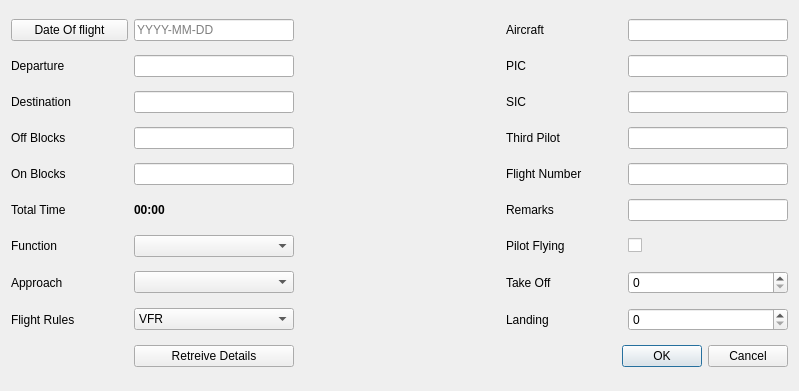
<?xml version="1.0" encoding="UTF-8"?>
<ui version="4.0">
 <class>NewFlightDialog</class>
 <widget class="QDialog" name="NewFlightDialog">
  <property name="geometry">
   <rect>
    <x>0</x>
    <y>0</y>
    <width>799</width>
    <height>391</height>
   </rect>
  </property>
  <property name="windowTitle">
   <string>Add New Flight</string>
  </property>
  <layout class="QGridLayout" name="gridLayout">
   <item row="4" column="2">
    <widget class="QLabel" name="destNameLabel">
     <property name="enabled">
      <bool>false</bool>
     </property>
     <property name="minimumSize">
      <size>
       <width>200</width>
       <height>0</height>
      </size>
     </property>
     <property name="maximumSize">
      <size>
       <width>200</width>
       <height>16777215</height>
      </size>
     </property>
     <property name="font">
      <font>
       <italic>true</italic>
      </font>
     </property>
     <property name="text">
      <string/>
     </property>
    </widget>
   </item>
   <item row="9" column="0">
    <widget class="QLabel" name="functionLabel">
     <property name="text">
      <string>Function</string>
     </property>
    </widget>
   </item>
   <item row="5" column="0">
    <widget class="QLabel" name="tofbLabel">
     <property name="text">
      <string>Off Blocks</string>
     </property>
    </widget>
   </item>
   <item row="2" column="3">
    <widget class="QLabel" name="picLabel">
     <property name="text">
      <string>PIC</string>
     </property>
     <property name="alignment">
      <set>Qt::AlignmentFlag::AlignLeading|Qt::AlignmentFlag::AlignLeft|Qt::AlignmentFlag::AlignVCenter</set>
     </property>
    </widget>
   </item>
   <item row="4" column="1">
    <widget class="QLineEdit" name="destLocationLineEdit">
     <property name="minimumSize">
      <size>
       <width>160</width>
       <height>0</height>
      </size>
     </property>
     <property name="maximumSize">
      <size>
       <width>120</width>
       <height>16777215</height>
      </size>
     </property>
    </widget>
   </item>
   <item row="0" column="3">
    <widget class="QLabel" name="acftLabel">
     <property name="text">
      <string>Aircraft</string>
     </property>
     <property name="alignment">
      <set>Qt::AlignmentFlag::AlignLeading|Qt::AlignmentFlag::AlignLeft|Qt::AlignmentFlag::AlignVCenter</set>
     </property>
    </widget>
   </item>
   <item row="10" column="0">
    <widget class="QLabel" name="approachLabel">
     <property name="text">
      <string>Approach</string>
     </property>
    </widget>
   </item>
   <item row="5" column="3">
    <widget class="QLabel" name="thirdPilotLabel">
     <property name="text">
      <string>Third Pilot</string>
     </property>
     <property name="alignment">
      <set>Qt::AlignmentFlag::AlignLeading|Qt::AlignmentFlag::AlignLeft|Qt::AlignmentFlag::AlignVCenter</set>
     </property>
    </widget>
   </item>
   <item row="2" column="4">
    <widget class="QLineEdit" name="picNameLineEdit">
     <property name="minimumSize">
      <size>
       <width>160</width>
       <height>0</height>
      </size>
     </property>
     <property name="maximumSize">
      <size>
       <width>120</width>
       <height>16777215</height>
      </size>
     </property>
    </widget>
   </item>
   <item row="0" column="0">
    <widget class="QPushButton" name="calendarPushButton">
     <property name="text">
      <string>Date Of flight</string>
     </property>
    </widget>
   </item>
   <item row="2" column="0">
    <widget class="QLabel" name="deptLabel">
     <property name="text">
      <string>Departure</string>
     </property>
    </widget>
   </item>
   <item row="0" column="1">
    <widget class="QLineEdit" name="doftLineEdit">
     <property name="minimumSize">
      <size>
       <width>160</width>
       <height>0</height>
      </size>
     </property>
     <property name="maximumSize">
      <size>
       <width>120</width>
       <height>16777215</height>
      </size>
     </property>
     <property name="placeholderText">
      <string>YYYY-MM-DD</string>
     </property>
    </widget>
   </item>
   <item row="11" column="0">
    <widget class="QLabel" name="flightRulesLabel">
     <property name="text">
      <string>Flight Rules</string>
     </property>
    </widget>
   </item>
   <item row="6" column="0">
    <widget class="QLabel" name="tonbLabel">
     <property name="text">
      <string>On Blocks</string>
     </property>
    </widget>
   </item>
   <item row="5" column="1">
    <widget class="QLineEdit" name="tofbTimeLineEdit">
     <property name="minimumSize">
      <size>
       <width>160</width>
       <height>0</height>
      </size>
     </property>
     <property name="maximumSize">
      <size>
       <width>120</width>
       <height>16777215</height>
      </size>
     </property>
    </widget>
   </item>
   <item row="4" column="3">
    <widget class="QLabel" name="sicLabel">
     <property name="text">
      <string>SIC</string>
     </property>
     <property name="alignment">
      <set>Qt::AlignmentFlag::AlignLeading|Qt::AlignmentFlag::AlignLeft|Qt::AlignmentFlag::AlignVCenter</set>
     </property>
    </widget>
   </item>
   <item row="11" column="3">
    <widget class="QLabel" name="landingLabel">
     <property name="text">
      <string>Landing</string>
     </property>
    </widget>
   </item>
   <item row="6" column="2">
    <widget class="QLabel" name="tonbSpacerLabel">
     <property name="enabled">
      <bool>false</bool>
     </property>
     <property name="minimumSize">
      <size>
       <width>200</width>
       <height>0</height>
      </size>
     </property>
     <property name="maximumSize">
      <size>
       <width>200</width>
       <height>16777215</height>
      </size>
     </property>
     <property name="text">
      <string/>
     </property>
    </widget>
   </item>
   <item row="9" column="1">
    <widget class="QComboBox" name="functionComboBox"/>
   </item>
   <item row="7" column="1">
    <widget class="QLabel" name="tblkDisplayLabel">
     <property name="minimumSize">
      <size>
       <width>160</width>
       <height>0</height>
      </size>
     </property>
     <property name="font">
      <font>
       <bold>true</bold>
      </font>
     </property>
     <property name="text">
      <string>00:00</string>
     </property>
    </widget>
   </item>
   <item row="2" column="1">
    <widget class="QLineEdit" name="deptLocationLineEdit">
     <property name="minimumSize">
      <size>
       <width>160</width>
       <height>0</height>
      </size>
     </property>
     <property name="maximumSize">
      <size>
       <width>120</width>
       <height>16777215</height>
      </size>
     </property>
    </widget>
   </item>
   <item row="7" column="4">
    <widget class="QLineEdit" name="remarksLineEdit">
     <property name="minimumSize">
      <size>
       <width>160</width>
       <height>0</height>
      </size>
     </property>
     <property name="maximumSize">
      <size>
       <width>120</width>
       <height>16777215</height>
      </size>
     </property>
    </widget>
   </item>
   <item row="11" column="1">
    <widget class="QComboBox" name="flightRulesComboBox">
     <item>
      <property name="text">
       <string>VFR</string>
      </property>
     </item>
     <item>
      <property name="text">
       <string>IFR</string>
      </property>
     </item>
    </widget>
   </item>
   <item row="4" column="4">
    <widget class="QLineEdit" name="sicNameLineEdit">
     <property name="minimumSize">
      <size>
       <width>160</width>
       <height>0</height>
      </size>
     </property>
     <property name="maximumSize">
      <size>
       <width>120</width>
       <height>16777215</height>
      </size>
     </property>
    </widget>
   </item>
   <item row="15" column="2">
    <widget class="QLabel" name="submissionReadyLabel">
     <property name="minimumSize">
      <size>
       <width>200</width>
       <height>0</height>
      </size>
     </property>
     <property name="maximumSize">
      <size>
       <width>200</width>
       <height>16777215</height>
      </size>
     </property>
     <property name="text">
      <string/>
     </property>
    </widget>
   </item>
   <item row="6" column="1">
    <widget class="QLineEdit" name="tonbTimeLineEdit">
     <property name="minimumSize">
      <size>
       <width>160</width>
       <height>0</height>
      </size>
     </property>
     <property name="maximumSize">
      <size>
       <width>120</width>
       <height>16777215</height>
      </size>
     </property>
    </widget>
   </item>
   <item row="0" column="4">
    <widget class="QLineEdit" name="acftLineEdit">
     <property name="minimumSize">
      <size>
       <width>160</width>
       <height>0</height>
      </size>
     </property>
     <property name="maximumSize">
      <size>
       <width>120</width>
       <height>16777215</height>
      </size>
     </property>
    </widget>
   </item>
   <item row="5" column="4">
    <widget class="QLineEdit" name="thirdPilotNameLineEdit">
     <property name="minimumSize">
      <size>
       <width>160</width>
       <height>0</height>
      </size>
     </property>
     <property name="maximumSize">
      <size>
       <width>120</width>
       <height>16777215</height>
      </size>
     </property>
    </widget>
   </item>
   <item row="6" column="3">
    <widget class="QLabel" name="flightNumberLabel">
     <property name="text">
      <string>Flight Number</string>
     </property>
     <property name="alignment">
      <set>Qt::AlignmentFlag::AlignLeading|Qt::AlignmentFlag::AlignLeft|Qt::AlignmentFlag::AlignVCenter</set>
     </property>
    </widget>
   </item>
   <item row="7" column="0">
    <widget class="QLabel" name="tblkLabel">
     <property name="text">
      <string>Total Time</string>
     </property>
    </widget>
   </item>
   <item row="10" column="1">
    <widget class="QComboBox" name="approachComboBox"/>
   </item>
   <item row="6" column="4">
    <widget class="QLineEdit" name="flightNumberLineEdit">
     <property name="minimumSize">
      <size>
       <width>160</width>
       <height>0</height>
      </size>
     </property>
     <property name="maximumSize">
      <size>
       <width>120</width>
       <height>16777215</height>
      </size>
     </property>
    </widget>
   </item>
   <item row="15" column="3" colspan="2">
    <widget class="QDialogButtonBox" name="buttonBox">
     <property name="enabled">
      <bool>true</bool>
     </property>
     <property name="orientation">
      <enum>Qt::Orientation::Horizontal</enum>
     </property>
     <property name="standardButtons">
      <set>QDialogButtonBox::StandardButton::Cancel|QDialogButtonBox::StandardButton::Ok</set>
     </property>
    </widget>
   </item>
   <item row="5" column="2">
    <widget class="QLabel" name="tofbSpacerLabel">
     <property name="enabled">
      <bool>false</bool>
     </property>
     <property name="minimumSize">
      <size>
       <width>200</width>
       <height>0</height>
      </size>
     </property>
     <property name="maximumSize">
      <size>
       <width>200</width>
       <height>16777215</height>
      </size>
     </property>
     <property name="text">
      <string/>
     </property>
    </widget>
   </item>
   <item row="7" column="3">
    <widget class="QLabel" name="remarksLabel">
     <property name="text">
      <string>Remarks</string>
     </property>
     <property name="alignment">
      <set>Qt::AlignmentFlag::AlignLeading|Qt::AlignmentFlag::AlignLeft|Qt::AlignmentFlag::AlignVCenter</set>
     </property>
    </widget>
   </item>
   <item row="2" column="2">
    <widget class="QLabel" name="deptNameLabel">
     <property name="enabled">
      <bool>false</bool>
     </property>
     <property name="minimumSize">
      <size>
       <width>200</width>
       <height>0</height>
      </size>
     </property>
     <property name="maximumSize">
      <size>
       <width>200</width>
       <height>16777215</height>
      </size>
     </property>
     <property name="font">
      <font>
       <italic>true</italic>
      </font>
     </property>
     <property name="text">
      <string/>
     </property>
    </widget>
   </item>
   <item row="4" column="0">
    <widget class="QLabel" name="destLabel">
     <property name="text">
      <string>Destination</string>
     </property>
    </widget>
   </item>
   <item row="11" column="4">
    <widget class="QSpinBox" name="landingSpinBox"/>
   </item>
   <item row="10" column="3">
    <widget class="QLabel" name="takeOffLabel">
     <property name="text">
      <string>Take Off</string>
     </property>
    </widget>
   </item>
   <item row="10" column="4">
    <widget class="QSpinBox" name="takeOffSpinBox"/>
   </item>
   <item row="9" column="3">
    <widget class="QLabel" name="pilotFlyingLabel">
     <property name="text">
      <string>Pilot Flying</string>
     </property>
    </widget>
   </item>
   <item row="9" column="4">
    <widget class="QCheckBox" name="pilotFlyingCheckBox">
     <property name="text">
      <string/>
     </property>
    </widget>
   </item>
   <item row="15" column="1">
    <widget class="QPushButton" name="retreivePushButton">
     <property name="toolTip">
      <string>Use the FlightAware API to query flight data. Requires API key.</string>
     </property>
     <property name="text">
      <string>Retreive Details</string>
     </property>
    </widget>
   </item>
  </layout>
 </widget>
 <tabstops>
  <tabstop>doftLineEdit</tabstop>
  <tabstop>deptLocationLineEdit</tabstop>
  <tabstop>destLocationLineEdit</tabstop>
  <tabstop>tofbTimeLineEdit</tabstop>
  <tabstop>tonbTimeLineEdit</tabstop>
  <tabstop>acftLineEdit</tabstop>
  <tabstop>picNameLineEdit</tabstop>
  <tabstop>sicNameLineEdit</tabstop>
  <tabstop>thirdPilotNameLineEdit</tabstop>
  <tabstop>flightNumberLineEdit</tabstop>
  <tabstop>remarksLineEdit</tabstop>
  <tabstop>calendarPushButton</tabstop>
 </tabstops>
 <resources/>
 <connections>
  <connection>
   <sender>buttonBox</sender>
   <signal>rejected()</signal>
   <receiver>NewFlightDialog</receiver>
   <slot>reject()</slot>
   <hints>
    <hint type="sourcelabel">
     <x>490</x>
     <y>242</y>
    </hint>
    <hint type="destinationlabel">
     <x>286</x>
     <y>251</y>
    </hint>
   </hints>
  </connection>
 </connections>
</ui>
